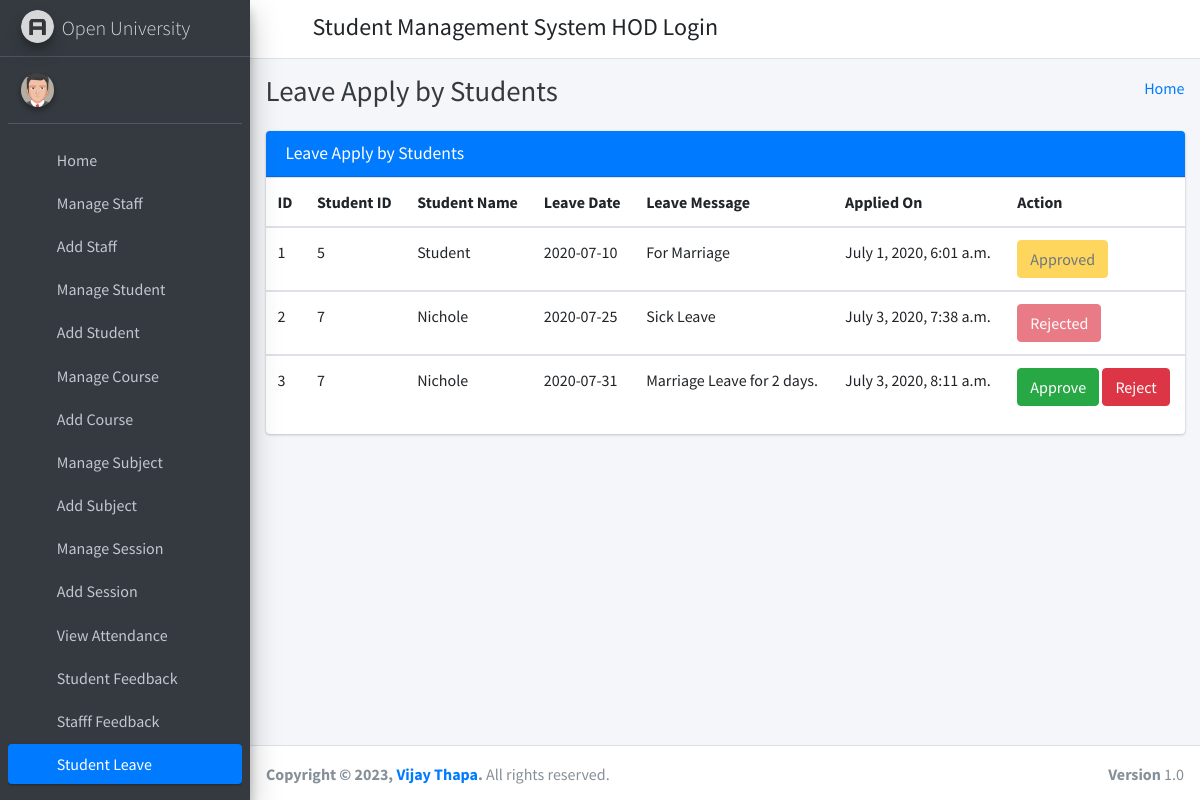
/student_leave_view/ (signed in), run on the app's committed database.
### student_management_app/models.py (models this page shows)
class LeaveReportStudent(models.Model):
    id = models.AutoField(primary_key=True)
    student_id = models.ForeignKey(Students, on_delete=models.CASCADE)
    leave_date = models.CharField(max_length=255)
    leave_message = models.TextField()
    leave_status = models.IntegerField(default=0)
    created_at = models.DateTimeField(auto_now_add=True)
    updated_at = models.DateTimeField(auto_now=True)
    objects = models.Manager()

class Students(models.Model):
    id = models.AutoField(primary_key=True)
    admin = models.OneToOneField(CustomUser, on_delete = models.CASCADE)
    gender = models.CharField(max_length=50)
    profile_pic = models.FileField()
    address = models.TextField()
    course_id = models.ForeignKey(Courses, on_delete=models.DO_NOTHING, default=1)
    session_year_id = models.ForeignKey(SessionYearModel, on_delete=models.CASCADE)
    created_at = models.DateTimeField(auto_now_add=True)
    updated_at = models.DateTimeField(auto_now=True)
    objects = models.Manager()

class CustomUser(AbstractUser):
    user_type_data = ((1, "HOD"), (2, "Staff"), (3, "Student"))
    user_type = models.CharField(default=1, choices=user_type_data, max_length=10)

### student_management_app/HodViews.py (the view)
# urls.py: path('student_leave_view/', HodViews.student_leave_view, name="student_leave_view"),
def student_leave_view(request):
    leaves = LeaveReportStudent.objects.all()
    context = {
        "leaves": leaves
    }
    return render(request, 'hod_template/student_leave_view.html', context)

### student_management_app/LoginCheckMiddleWare.py (called while the page is built, shortened)
    def process_view(self, request, view_func, view_args, view_kwargs):
        modulename = view_func.__module__
        user = request.user
        if user.is_authenticated:
            if user.user_type == "1":
                if modulename == "student_management_app.HodViews":
                    pass
                elif modulename == "student_management_app.views" or modulename == "django.views.static":
                    pass
                else:
                    return redirect("admin_home")
            else:
                return redirect("login")
        else:
            if request.path == reverse("login") or request.path == reverse("doLogin"):
                pass
            else:
                return redirect("login")

### student_management_app/templates/hod_template/student_leave_view.html (shortened to what this page needs)
{% extends 'hod_template/base_template.html' %}
{% block page_title %}
    Leave Apply by Students
{% endblock page_title %}
{% block main_content %}
{% load static %}
<section class="content">
        <div class="container-fluid">
            <div class="row">
                <div class="col-md-12">
                    <div class="card card-primary">
                        <div class="card-header">
                            <h3 class="card-title">Leave Apply by Students</h3>
                        </div>
                        <div class="table-responsive">
                            <table class="table">
                                <thead>
                                <tr>
                                    <th>ID</th>
                                    <th>Student ID</th>
                                    <th>Student Name</th>
                                    <th>Leave Date</th>
                                    <th>Leave Message</th>
                                    <th>Applied On</th>
                                    <th>Action</th>
                                </tr>
                                </thead>
                                {% for leave in leaves %}
                                <tbody>
                                <tr>
                                    <td>{{ leave.id }}</td>
                                    <td>{{ leave.student_id.admin.id }}</td>
                                    <td>{{ leave.student_id.admin.first_name }} {{ feedback.student_id.admin.last_name }}</td>
                                    <td>{{ leave.leave_date }}</td>
                                    <td>{{ leave.leave_message }}</td>
                                    <td>{{ leave.created_at }}</td>
                                    <td>
                                        {% if leave.leave_status == 0 %}
                                            <a href="{% url 'student_leave_approve' leave_id=leave.id %}" class="btn btn-success">Approve</a>
                                            <a href="{% url 'student_leave_reject' leave_id=leave.id %}" class="btn btn-danger">Reject</a>
                                        {% elif leave.leave_status == 1 %}
                                            <button class="btn btn-warning" disabled="disabled">Approved</button>
                                        {% else %}
                                            <button class="btn btn-danger" disabled="disabled">Rejected</button>
                                        {% endif %}
                                    </td>
                                </tr>
                                </tbody>
                                {% endfor %}
                            </table>
                        </div>
                    </div>
                </div>
            </div>
        </div>
      </section>
  {% endblock main_content %}

### data on the page
LeaveReportStudent: id "1", student_id.admin.id "5", student_id.admin.first_name "Student", leave_date "2020-07-10", leave_message "For Marriage", created_at "July 1, 2020, 6:01 a.m.", leave_status "Approved"
LeaveReportStudent: id "2", student_id.admin.id "7", student_id.admin.first_name "Nichole", leave_date "2020-07-25", leave_message "Sick Leave", created_at "July 3, 2020, 7:38 a.m.", leave_status "Rejected"
LeaveReportStudent: id "3", student_id.admin.id "7", student_id.admin.first_name "Nichole", leave_date "2020-07-31", leave_message "Marriage Leave for 2 days.", created_at "July 3, 2020, 8:11 a.m.", leave_status "Approve"
